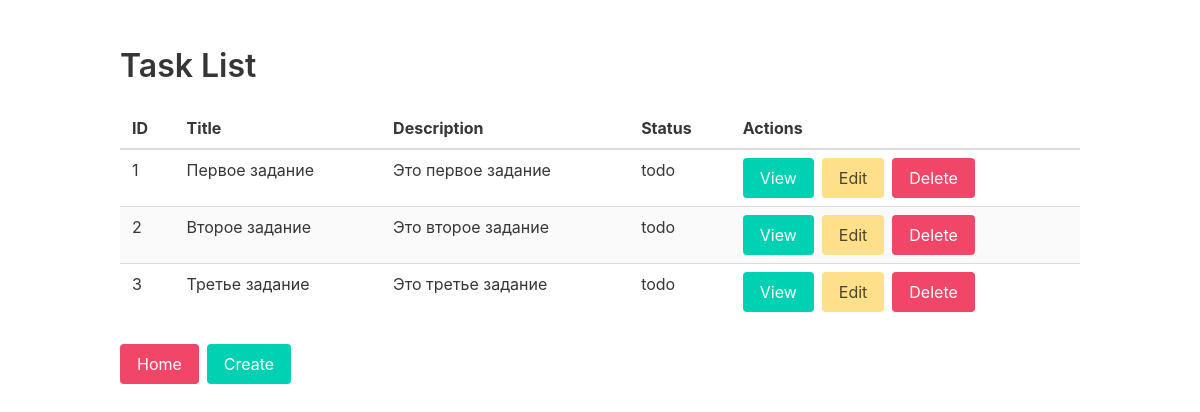
/tasks/, run on an earlier commit of the app's database.
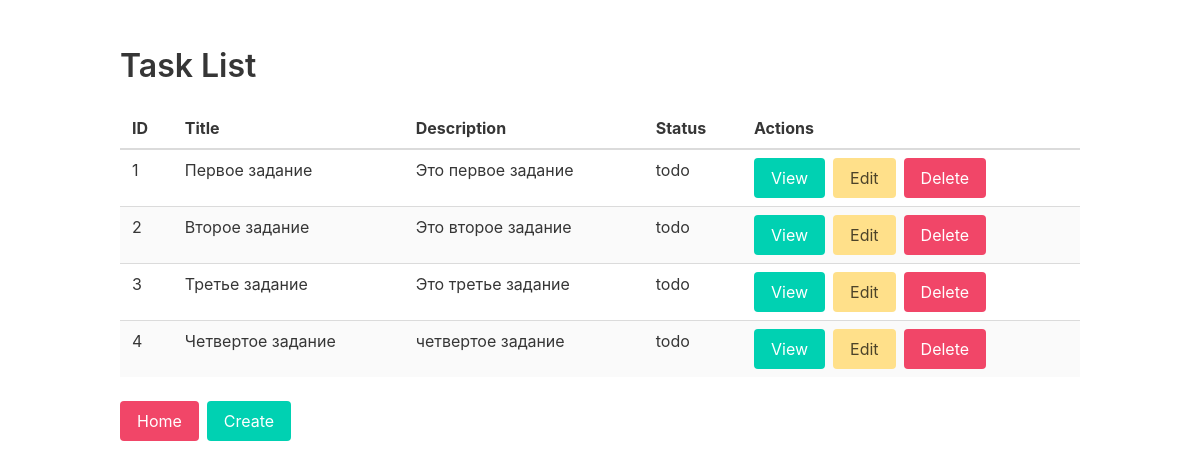
And on a later commit of the database.
### schemas/task.py (models this page shows)
class TaskDB(Base):
    __tablename__ = "tasks"
    id = Column(Integer, primary_key=True, index=True)
    title = Column(String, index=True)
    description = Column(Text)
    assigned_to = Column(String, index=True)
    due_date = Column(DateTime)
    status = Column(String, default='Open')
    created_at = Column(DateTime, default=datetime.now)
    updated_at = Column(DateTime, default=datetime.now, onupdate=datetime.now)

### routers/task_web_router.py (the view)
@task_web_router.get("/", response_class=HTMLResponse)
async def tasks(request: Request, db: Session = Depends(get_db)):
    tasks = db.query(TaskDB).all()
    return templates.TemplateResponse("task_list.html", {"request": request, "tasks": tasks})

### templates/task_list.html
{% extends "base.html" %}
{% block content %}
<h1 class="title">Task List</h1>
<table class="table is-striped is-hoverable is-fullwidth">
    <thead>
        <tr>
            <th>ID</th>
            <th>Title</th>
            <th>Description</th>
            <th>Status</th>
            <th>Actions</th>
        </tr>
    </thead>
    <tbody>
        {% for task in tasks %}
        <tr>
            <td>{{ task.id }}</td>
            <td>{{ task.title }}</td>
            <td>{{ task.description }}</td>
            <td>{{ task.status }}</td>
            <td>
                <div class="buttons">
                    <a href="/tasks/{{ task.id }}" class="button is-primary">View</a>
                    <a href="/tasks/{{ task.id }}/edit" class="button is-warning">Edit</a>
                    <a href="/tasks/{{ task.id }}/delete" class="button is-danger">Delete</a>
                </div>
            </td>
        </tr>
        {% endfor %}
    </tbody>
</table>
<div class="buttons">
    <a href="/" class="button is-danger">Home</a>
    <a href="/tasks/create" class="button is-primary">Create</a>
</div>
{% endblock %}

What changed in the data, as far as the page shows it:
added TaskDB: id "4", title "Четвертое задание", description "четвертое задание", status "todo"
